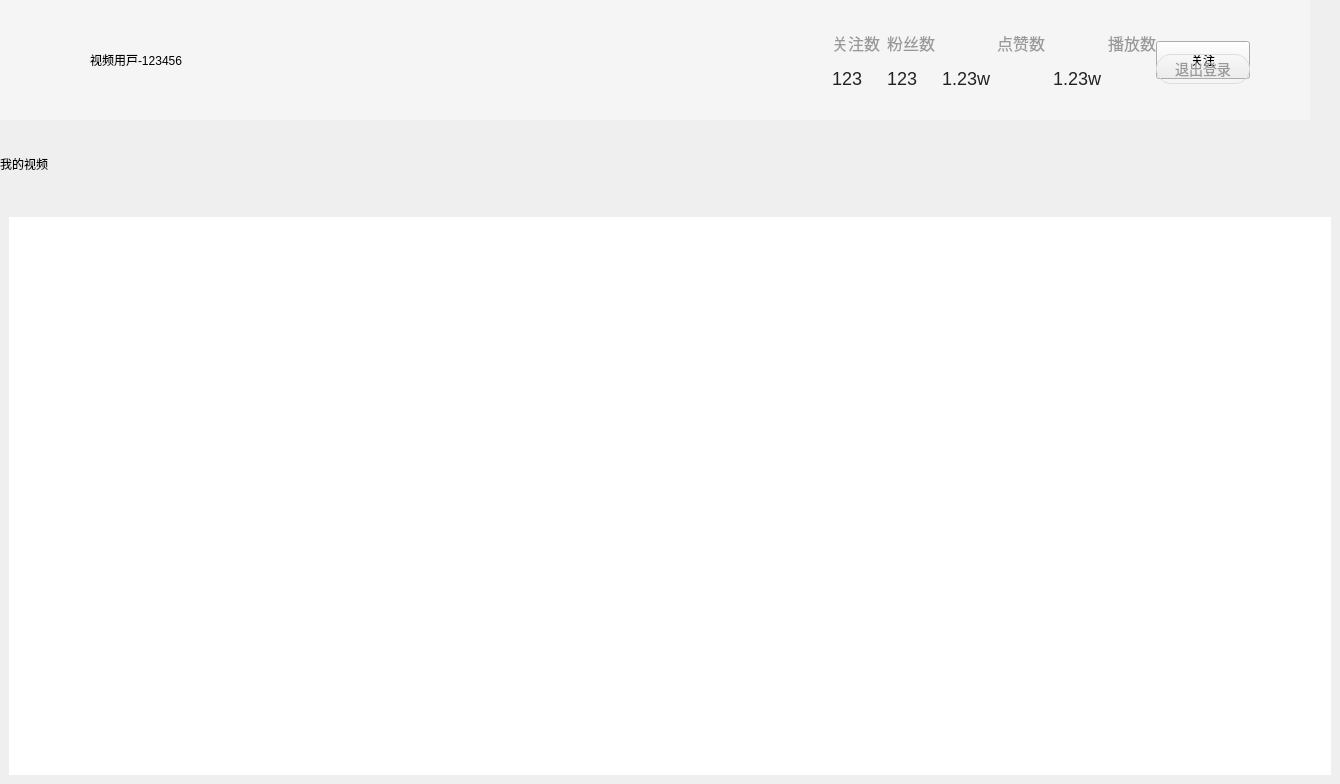
<?xml version="1.0" encoding="UTF-8"?>
<ui version="4.0">
 <class>MyselfWidget</class>
 <widget class="QWidget" name="MyselfWidget">
  <property name="geometry">
   <rect>
    <x>0</x>
    <y>0</y>
    <width>1314</width>
    <height>784</height>
   </rect>
  </property>
  <property name="windowTitle">
   <string>Form</string>
  </property>
  <layout class="QVBoxLayout" name="verticalLayout">
   <property name="leftMargin">
    <number>0</number>
   </property>
   <property name="topMargin">
    <number>0</number>
   </property>
   <property name="rightMargin">
    <number>0</number>
   </property>
   <property name="bottomMargin">
    <number>0</number>
   </property>
   <item>
    <widget class="QWidget" name="baseInfoArea" native="true">
     <property name="minimumSize">
      <size>
       <width>1310</width>
       <height>120</height>
      </size>
     </property>
     <property name="maximumSize">
      <size>
       <width>1310</width>
       <height>120</height>
      </size>
     </property>
     <property name="styleSheet">
      <string notr="true">#baseInfoArea{
 background-color: #F5F5F5;
}</string>
     </property>
     <layout class="QHBoxLayout" name="horizontalLayout">
      <property name="spacing">
       <number>0</number>
      </property>
      <property name="leftMargin">
       <number>24</number>
      </property>
      <property name="topMargin">
       <number>0</number>
      </property>
      <property name="rightMargin">
       <number>60</number>
      </property>
      <property name="bottomMargin">
       <number>0</number>
      </property>
      <item>
       <widget class="QWidget" name="userInfoBox" native="true">
        <property name="minimumSize">
         <size>
          <width>808</width>
          <height>0</height>
         </size>
        </property>
        <property name="maximumSize">
         <size>
          <width>808</width>
          <height>16777215</height>
         </size>
        </property>
        <property name="styleSheet">
         <string notr="true">#settingBtn{
 border:none;
 background-image : 
url(:/images/myself/xiugai.png);
}
</string>
        </property>
        <layout class="QHBoxLayout" name="horizontalLayout_2">
         <property name="leftMargin">
          <number>0</number>
         </property>
         <property name="topMargin">
          <number>0</number>
         </property>
         <property name="rightMargin">
          <number>0</number>
         </property>
         <property name="bottomMargin">
          <number>0</number>
         </property>
         <item>
          <widget class="AvatarButton" name="avatarBtn">
           <property name="minimumSize">
            <size>
             <width>60</width>
             <height>60</height>
            </size>
           </property>
           <property name="maximumSize">
            <size>
             <width>60</width>
             <height>60</height>
            </size>
           </property>
           <property name="styleSheet">
            <string notr="true">#avatarBtn {
 background-color: transparent;
 border-none;
 border-radius: 30px;
 borderimage:url(:/images/myself/defaultAvatar.png)
}
</string>
           </property>
           <property name="text">
            <string/>
           </property>
           <property name="iconSize">
            <size>
             <width>60</width>
             <height>60</height>
            </size>
           </property>
          </widget>
         </item>
         <item>
          <widget class="QLabel" name="nicknameLabel">
           <property name="minimumSize">
            <size>
             <width>125</width>
             <height>0</height>
            </size>
           </property>
           <property name="maximumSize">
            <size>
             <width>125</width>
             <height>16777215</height>
            </size>
           </property>
           <property name="text">
            <string>视频⽤⼾-123456</string>
           </property>
          </widget>
         </item>
         <item>
          <widget class="QPushButton" name="settingBtn">
           <property name="minimumSize">
            <size>
             <width>65</width>
             <height>20</height>
            </size>
           </property>
           <property name="maximumSize">
            <size>
             <width>65</width>
             <height>20</height>
            </size>
           </property>
           <property name="styleSheet">
            <string notr="true">#settingBtn{
 border:none;
 background-image : url(:/images/myself/xiugai.png);
background-repeat: no-repeat;
}
</string>
           </property>
           <property name="text">
            <string/>
           </property>
          </widget>
         </item>
         <item>
          <spacer name="horizontalSpacer">
           <property name="orientation">
            <enum>Qt::Orientation::Horizontal</enum>
           </property>
           <property name="sizeHint" stdset="0">
            <size>
             <width>534</width>
             <height>20</height>
            </size>
           </property>
          </spacer>
         </item>
        </layout>
       </widget>
      </item>
      <item>
       <widget class="QWidget" name="videoNumBox" native="true">
        <layout class="QGridLayout" name="gridLayout">
         <property name="leftMargin">
          <number>0</number>
         </property>
         <property name="topMargin">
          <number>31</number>
         </property>
         <property name="rightMargin">
          <number>0</number>
         </property>
         <property name="bottomMargin">
          <number>31</number>
         </property>
         <property name="horizontalSpacing">
          <number>7</number>
         </property>
         <property name="verticalSpacing">
          <number>14</number>
         </property>
         <item row="0" column="0">
          <widget class="QLabel" name="attentionLabel">
           <property name="styleSheet">
            <string notr="true">#attentionLabel {
 font-family : 微软雅⿊;
 font-size: 16px;
 color: #999999;
}
</string>
           </property>
           <property name="text">
            <string>关注数</string>
           </property>
          </widget>
         </item>
         <item row="0" column="1" colspan="2">
          <widget class="QLabel" name="fansLabel">
           <property name="styleSheet">
            <string notr="true">#fansLabel {
 font-family : 微软雅⿊;
 font-size: 16px;
 color: #999999;
}
</string>
           </property>
           <property name="text">
            <string>粉丝数</string>
           </property>
          </widget>
         </item>
         <item row="0" column="3" colspan="2">
          <widget class="QLabel" name="likeLabel">
           <property name="styleSheet">
            <string notr="true">#likeLabel {
 font-family : 微软雅⿊;
 font-size: 16px;
 color: #999999;
}
</string>
           </property>
           <property name="text">
            <string>点赞数</string>
           </property>
          </widget>
         </item>
         <item row="0" column="5">
          <widget class="QLabel" name="playLabel">
           <property name="styleSheet">
            <string notr="true">#playLabel {
 font-family : 微软雅⿊;
 font-size: 16px;
 color: #999999;
}</string>
           </property>
           <property name="text">
            <string>播放数</string>
           </property>
          </widget>
         </item>
         <item row="1" column="0">
          <widget class="QLabel" name="attentionCountLabel">
           <property name="styleSheet">
            <string notr="true">#attentionCountLabel {
 font-family : 微软雅⿊;
 font-size: 18px;
 color: #222222;
}
</string>
           </property>
           <property name="text">
            <string>123</string>
           </property>
          </widget>
         </item>
         <item row="1" column="1">
          <widget class="QLabel" name="fansCountLabel">
           <property name="styleSheet">
            <string notr="true">#fansCountLabel {
 font-family : 微软雅⿊;
 font-size: 18px;
 color: #222222;
}
</string>
           </property>
           <property name="text">
            <string>123</string>
           </property>
          </widget>
         </item>
         <item row="1" column="2" colspan="2">
          <widget class="QLabel" name="likeCountLabel">
           <property name="styleSheet">
            <string notr="true">#likeCountLabel {
 font-family : 微软雅⿊;
 font-size: 18px;
 color: #222222;
}
</string>
           </property>
           <property name="text">
            <string>1.23w</string>
           </property>
          </widget>
         </item>
         <item row="1" column="4" colspan="2">
          <widget class="QLabel" name="playCountLabel">
           <property name="styleSheet">
            <string notr="true">#playCountLabel {
 font-family : 微软雅⿊;
 font-size: 18px;
 color: #222222;
}
</string>
           </property>
           <property name="text">
            <string>1.23w</string>
           </property>
          </widget>
         </item>
        </layout>
       </widget>
      </item>
      <item>
       <widget class="QWidget" name="BtnBox" native="true">
        <property name="minimumSize">
         <size>
          <width>94</width>
          <height>0</height>
         </size>
        </property>
        <property name="maximumSize">
         <size>
          <width>94</width>
          <height>16777215</height>
         </size>
        </property>
        <widget class="QPushButton" name="attentionBtn">
         <property name="geometry">
          <rect>
           <x>0</x>
           <y>41</y>
           <width>94</width>
           <height>38</height>
          </rect>
         </property>
         <property name="text">
          <string>关注</string>
         </property>
        </widget>
        <widget class="QPushButton" name="quitBtn">
         <property name="geometry">
          <rect>
           <x>0</x>
           <y>54</y>
           <width>94</width>
           <height>30</height>
          </rect>
         </property>
         <property name="styleSheet">
          <string notr="true">#quitBtn{
 border-radius : 15px;
 border : 1px solid #DDDDDD;
 font-family : 微软雅⿊;
 color : #999999;
 font-size : 14px;
}
</string>
         </property>
         <property name="text">
          <string>退出登录</string>
         </property>
        </widget>
       </widget>
      </item>
     </layout>
    </widget>
   </item>
   <item>
    <widget class="QWidget" name="titleBar" native="true">
     <property name="minimumSize">
      <size>
       <width>1310</width>
       <height>76</height>
      </size>
     </property>
     <property name="maximumSize">
      <size>
       <width>1310</width>
       <height>76</height>
      </size>
     </property>
     <layout class="QHBoxLayout" name="horizontalLayout_3">
      <property name="spacing">
       <number>0</number>
      </property>
      <property name="leftMargin">
       <number>0</number>
      </property>
      <property name="topMargin">
       <number>0</number>
      </property>
      <property name="rightMargin">
       <number>9</number>
      </property>
      <property name="bottomMargin">
       <number>0</number>
      </property>
      <item>
       <widget class="QLabel" name="myVideolabel">
        <property name="styleSheet">
         <string notr="true">#myVideoLabel {
 font-family : 微软雅⿊;
 font-size: 18px;
 line-height: 24px;
}
</string>
        </property>
        <property name="text">
         <string>我的视频</string>
        </property>
       </widget>
      </item>
      <item>
       <spacer name="horizontalSpacer_2">
        <property name="orientation">
         <enum>Qt::Orientation::Horizontal</enum>
        </property>
        <property name="sizeHint" stdset="0">
         <size>
          <width>1122</width>
          <height>20</height>
         </size>
        </property>
       </spacer>
      </item>
      <item>
       <widget class="QPushButton" name="uploadVideoBtn">
        <property name="minimumSize">
         <size>
          <width>116</width>
          <height>30</height>
         </size>
        </property>
        <property name="maximumSize">
         <size>
          <width>116</width>
          <height>30</height>
         </size>
        </property>
        <property name="styleSheet">
         <string notr="true">#uploadVideoBtn {
 border-radius: 15px;
 border-image:url(:/images/myself/shangchuanshipin.png);
}
</string>
        </property>
        <property name="text">
         <string/>
        </property>
       </widget>
      </item>
     </layout>
    </widget>
   </item>
   <item>
    <widget class="QWidget" name="VideoInfoArea" native="true">
     <property name="minimumSize">
      <size>
       <width>1340</width>
       <height>0</height>
      </size>
     </property>
     <property name="maximumSize">
      <size>
       <width>1340</width>
       <height>16777215</height>
      </size>
     </property>
     <layout class="QVBoxLayout" name="verticalLayout_2">
      <item>
       <widget class="QScrollArea" name="scrollArea">
        <property name="styleSheet">
         <string notr="true">#scrollArea {
 border : none;
 background-color: FFFFFF;
}
QScrollBar:vertical{/*垂直滚动条*/
border : none;
 background-color : #FFFFFF;
 width : 10px;
}
QScrollBar::handle:vertical{ /*设置垂直滚动条⼿柄*/ 
 border : none;
 border-radius : 5px;
 background-color : #E8E8E8;
 min-height: 134px;
}
QScrollBar::up-arrow:vertical, 
QScrollBar::down-arrow:vertical 
{
 border:none;
 width: 0px;
 height: 0px;
}
</string>
        </property>
        <property name="widgetResizable">
         <bool>true</bool>
        </property>
        <widget class="QWidget" name="scrollAreaWidgetContents">
         <property name="geometry">
          <rect>
           <x>0</x>
           <y>0</y>
           <width>1318</width>
           <height>552</height>
          </rect>
         </property>
         <property name="styleSheet">
          <string notr="true">#scrollAreaWidgetContents {
 background-color: #FFFFFF;
}</string>
         </property>
         <layout class="QVBoxLayout" name="verticalLayout_3">
          <property name="spacing">
           <number>0</number>
          </property>
          <property name="leftMargin">
           <number>0</number>
          </property>
          <property name="topMargin">
           <number>0</number>
          </property>
          <property name="rightMargin">
           <number>0</number>
          </property>
          <property name="bottomMargin">
           <number>0</number>
          </property>
          <item>
           <widget class="QWidget" name="container" native="true">
            <layout class="QVBoxLayout" name="verticalLayout_4">
             <property name="spacing">
              <number>0</number>
             </property>
             <property name="leftMargin">
              <number>0</number>
             </property>
             <property name="topMargin">
              <number>0</number>
             </property>
             <property name="rightMargin">
              <number>0</number>
             </property>
             <property name="bottomMargin">
              <number>0</number>
             </property>
             <item>
              <layout class="QGridLayout" name="layout">
               <property name="leftMargin">
                <number>5</number>
               </property>
               <property name="spacing">
                <number>20</number>
               </property>
              </layout>
             </item>
            </layout>
           </widget>
          </item>
         </layout>
        </widget>
       </widget>
      </item>
     </layout>
    </widget>
   </item>
  </layout>
 </widget>
 <customwidgets>
  <customwidget>
   <class>AvatarButton</class>
   <extends>QPushButton</extends>
   <header location="global">avatarbutton.h</header>
  </customwidget>
 </customwidgets>
 <resources/>
 <connections/>
</ui>
